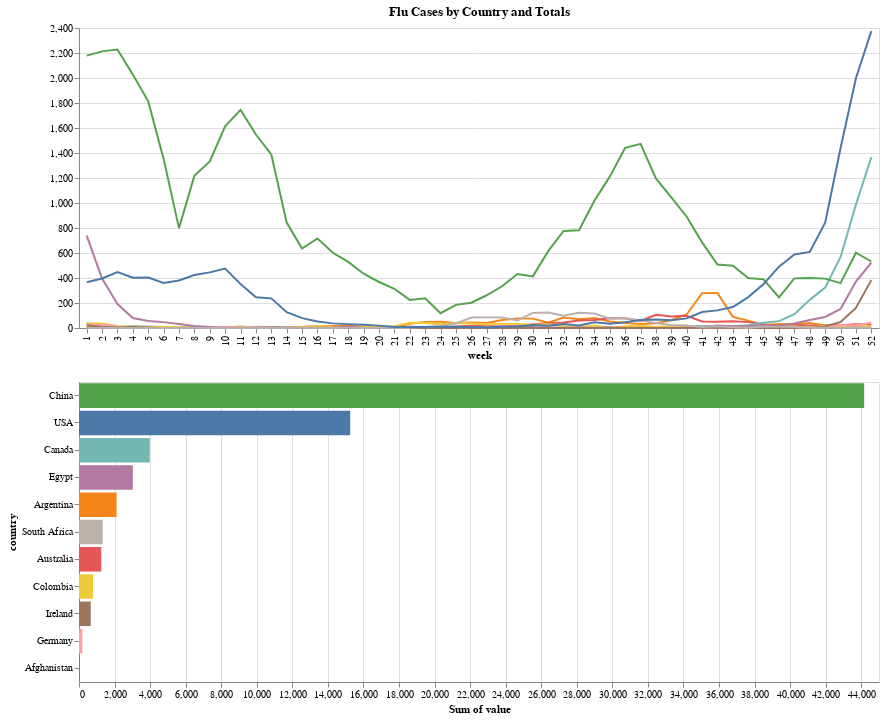

Notebook source saved alongside this figure:
### Markdown cell above
## Visualization 3
#### Create Linked Plots Showing Flu Cases per Country per Week and Total Flu Cases per Country
For this visualization we create two linked plots. One that shows flu cases per country per week and a second on that show the total of all flu cases per country.

I created an extra view where you can brush over the line plot and see totals for your selection.

### Code cell
barclick = alt.selection_multi(encodings=['color'])

line = alt.Chart(normed).mark_line().encode(
    x='week:N',
    y=alt.X('value:Q', title=None),
    color=alt.Color('country:N', legend=None),
).transform_filter(
    barclick
).properties(
    width=800,
    title='Flu Cases by Country and Totals',
    selection=barclick
)

bar = alt.Chart(normed).mark_bar().encode(
    x='sum(value):Q',
    y=alt.Y('country:N', sort=alt.SortField(field="value", op="sum", order='descending')),
    color=alt.condition(barclick, alt.Color('country:N', legend=None), alt.value('lightgray'))
).properties(
    width=800,
    selection=barclick
)

line & bar

### Figure 1 — Vega-Lite specification as saved in the notebook (floating-point values rounded to 4 significant figures; data arrays with more than 128 entries replaced by an {"elided": "..."} marker saying what was removed)
{"$schema": "https://vega.github.io/schema/vega-lite/v2.4.3.json", "config": {"view": {"height": 300, "width": 400}}, "vconcat": [{"data": {"values": {"elided": "572 records"}}, "encoding": {"color": {"field": "country", "legend": null, "type": "nominal"}, "x": {"field": "week", "type": "nominal"}, "y": {"field": "value", "title": null, "type": "quantitative"}}, "mark": "line", "selection": {"selector035": {"empty": "all", "encodings": ["color"], "on": "click", "resolve": "global", "toggle": "event.shiftKey", "type": "multi"}}, "title": "Flu Cases by Country and Totals", "transform": [{"filter": {"selection": "selector035"}}], "width": 800}, {"data": {"values": {"elided": "572 records"}}, "encoding": {"color": {"condition": {"field": "country", "legend": null, "selection": "selector035", "type": "nominal"}, "value": "lightgray"}, "x": {"aggregate": "sum", "field": "value", "type": "quantitative"}, "y": {"field": "country", "sort": {"field": "value", "op": "sum", "order": "descending"}, "type": "nominal"}}, "mark": "bar", "selection": {"selector035": {"empty": "all", "encodings": ["color"], "on": "click", "resolve": "global", "toggle": "event.shiftKey", "type": "multi"}}, "width": 800}]}
